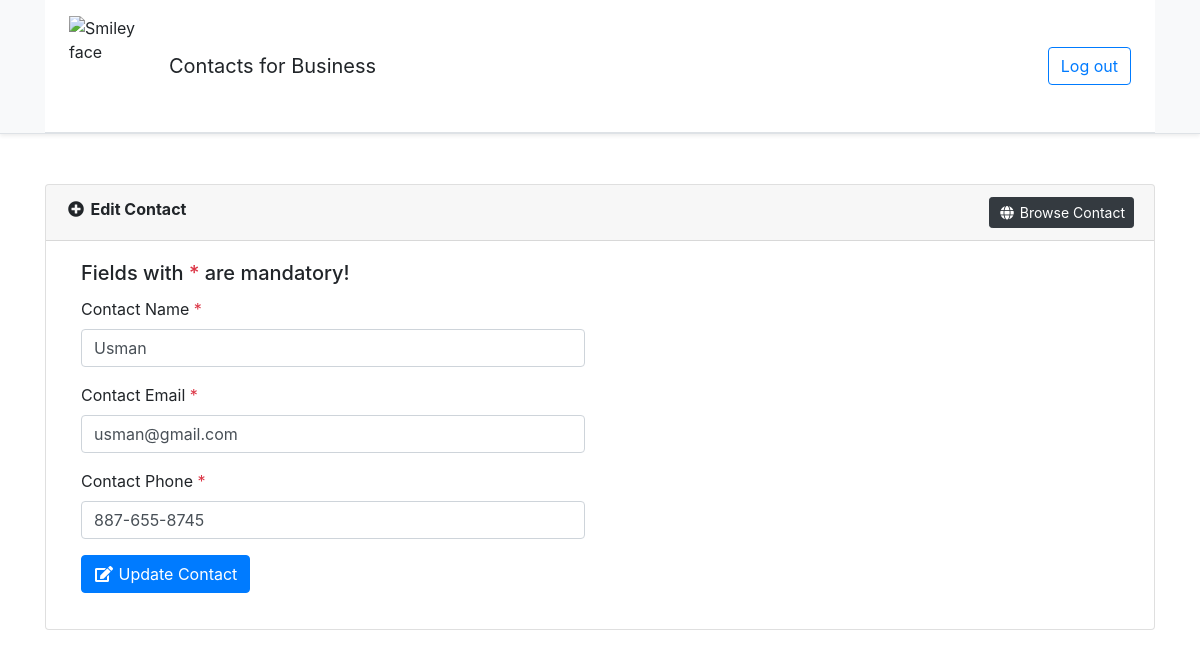
The app's page /edit-Contact.php?editId=2 with its own data.
### tables this page shows
CREATE TABLE `contact` (
  `id` int(11) NOT NULL AUTO_INCREMENT PRIMARY KEY,
  `Contactname` varchar(64) NOT NULL,
  `Contactemail` varchar(128) NOT NULL,
  `Contactphone` varchar(24) NOT NULL,
  `dt` timestamp NOT NULL DEFAULT CURRENT_TIMESTAMP
);

### include/Database.php (called while the page is built, shortened)
<?php
class Database{
    protected $pdo;
    public function __construct(\PDO $pdo)
    {
        $this->pdo = $pdo;
        $this->pdo->setAttribute(\PDO::ATTR_ERRMODE, \PDO::ERRMODE_EXCEPTION);
    }
    public function getAllRecords($tableName, $fields='*', $cond='', $orderBy='', $limit='')
    {
        $stmt = $this->pdo->prepare("SELECT $fields FROM $tableName WHERE 1 ".$cond." ".$orderBy." ".$limit);
        $stmt->execute();
        $rows = $stmt->fetchAll(PDO::FETCH_ASSOC);
        return $rows;
    }
}
?>

### config.php (called while the page is built, shortened)
<?php
include_once('include/Database.php');
$dsn	= 	"mysql:dbname=".SS_DB_NAME.";host=".SS_DB_HOST."";
$pdo	=	"";
try {
	$pdo = new PDO($dsn, SS_DB_Contact, SS_DB_PASSWORD);
}catch (PDOException $e) {
	echo "Connection failed: " . $e->getMessage();
}
$db 	=	new Database($pdo);
?>

### edit-Contact.php (the view, shortened to what this page needs)
<?php include_once('config.php');
if(isset($_REQUEST['editId']) and $_REQUEST['editId']!=""){
	$row	=	$db->getAllRecords('Contact','*',' AND id="'.$_REQUEST['editId'].'"');
}
?>
<!doctype html>
<html lang="en-US">
<head>
    <link rel="stylesheet" href="https://stackpath.bootstrapcdn.com/bootstrap/4.2.1/css/bootstrap.min.css">
    <link rel="stylesheet" href="https://use.fontawesome.com/releases/v5.6.3/css/all.css">
</head>
<body>
	<div class="bg-light border-bottom shadow-sm sticky-top">
		<div class="container">
			  <header>
    <div class="d-flex flex-column flex-md-row align-items-center p-3 px-md-4 bg-white border-bottom box-shadow">
      <img src="images/logo.png" alt="Smiley face" height="100" width="100">
  <h5 class="my-0 mr-md-auto font-weight-normal">Contacts for Business</h5>
      <a href="index.php?logout='1'"  class="btn btn-outline-primary" >Log out</a>
    </div>
  </header>
		</div>
	</div>
   	<div class="container">
		<div class="card" style="margin-top:50px;">
			<div class="card-header"><i class="fa fa-fw fa-plus-circle"></i> <strong>Edit Contact</strong> <a href="browse-Contact.php" class="float-right btn btn-dark btn-sm"><i class="fa fa-fw fa-globe"></i> Browse Contact</a></div>
			<div class="card-body">
				<div class="col-sm-6">
					<h5 class="card-title">Fields with <span class="text-danger">*</span> are mandatory!</h5>
					<form method="post">
						<div class="form-group">
							<label>Contact Name <span class="text-danger">*</span></label>
							<input type="text" name="Contactname" id="Contactname" class="form-control" value="<?php echo $row[0]['Contactname']; ?>" placeholder="Enter Contact name" required>
						</div>
						<div class="form-group">
							<label>Contact Email <span class="text-danger">*</span></label>
							<input type="email" name="Contactemail" id="Contactemail" class="form-control" value="<?php echo $row[0]['Contactemail']; ?>" placeholder="Enter Contact email" required>
						</div>
						<div class="form-group">
							<label>Contact Phone <span class="text-danger">*</span></label>
							<input type="tel" name="Contactphone" id="Contactphone" maxlength="12" class="form-control" value="<?php echo $row[0]['Contactphone']; ?>" placeholder="Enter Contact phone" required>
						</div>
						<div class="form-group">
							<button type="submit" name="submit" value="submit" id="submit" class="btn btn-primary"><i class="fa fa-fw fa-edit"></i> Update Contact</button>
						</div>
					</form>
				</div>
			</div>
		</div>
	</div>
</body>
</html>

### records on screen
contact: Contactname "Usman", Contactemail "usman@gmail.com", Contactphone "887-655-8745"
